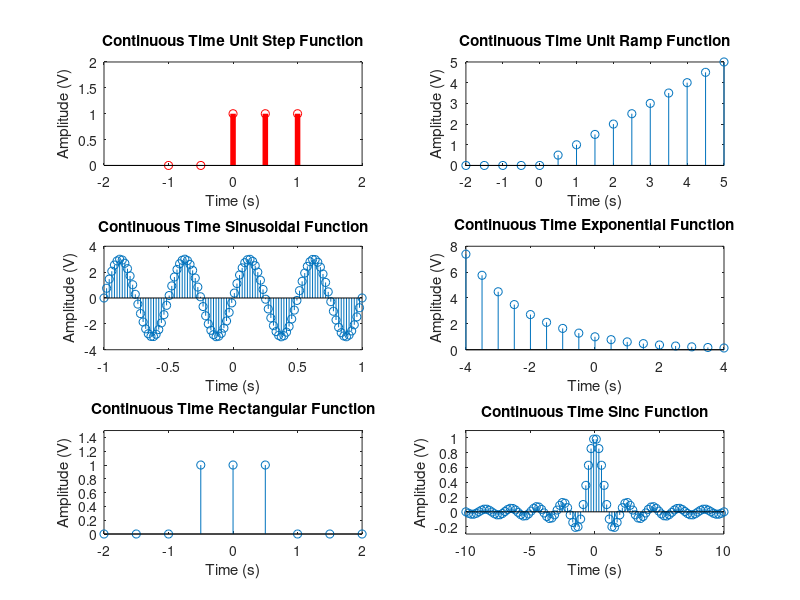

MATLAB code for this plot:

t1 = -1:0.5:1;
x1 = 1*(t1>=0)+0*(t1<0);
subplot(3,2,1);
stem(t1,x1,'r','LineWidth',4);
xlim([-2,2]);
ylim([0,2]);
xlabel('Time (s)');
ylabel('Amplitude (V)');
title('Continuous Time Unit Step Function');

t2 = -2:0.5:5;
x2 = t2.*(t2>=0)+0*(t2<0);
subplot(3,2,2);
stem(t2,x2);
xlim([-2,5]);
ylim([0,5]);
xlabel('Time (s)');
ylabel('Amplitude (V)');
title('Continuous Time Unit Ramp Function');

t3 = linspace(-1,1);
f = 200;
x3 = 3*sin(2*pi*f*t3);
subplot(3,2,3);
stem(t3,x3);
ylim([-4,4]);
xlabel('Time (s)');
ylabel('Amplitude (V)');
title('Continuous Time Sinusoidal Function');

t4 =-4:0.5:4;
a = 0.5;
x4 = exp(-a*t4);
subplot(3,2,4)
stem(t4,x4);
xlabel('Time (s)');
ylabel('Amplitude (V)');
title('Continuous Time Exponential Function');

t5 = -2:0.5:2;
x5 = 1*(t5<=(1/2) & t5>=(-1/2))+0*(t5>(1/2) & t5<(-1/2));
subplot(3,2,5)
stem(t5,x5);
ylim([0,1.5]);
xlabel('Time (s)');
ylabel('Amplitude (V)');
title('Continuous Time Rectangular Function');

t6 = linspace(-10,10);
x6 = sinc(t6);
subplot(3,2,6)
stem(t6,x6);
ylim([-0.3,1.1]);
xlabel('Time (s)');
ylabel('Amplitude (V)');
title('Continuous Time Sinc Function');